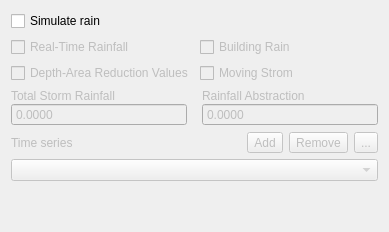
<?xml version="1.0" encoding="UTF-8"?>
<ui version="4.0">
 <class>Dialog</class>
 <widget class="QDialog" name="Dialog">
  <property name="geometry">
   <rect>
    <x>0</x>
    <y>0</y>
    <width>389</width>
    <height>232</height>
   </rect>
  </property>
  <property name="windowTitle">
   <string>Rain Editor</string>
  </property>
  <layout class="QVBoxLayout" name="verticalLayout_2">
   <item>
    <widget class="QCheckBox" name="simulate_rain_chbox">
     <property name="text">
      <string>Simulate rain</string>
     </property>
    </widget>
   </item>
   <item>
    <widget class="QFrame" name="rain_frame">
     <property name="enabled">
      <bool>false</bool>
     </property>
     <property name="frameShape">
      <enum>QFrame::NoFrame</enum>
     </property>
     <property name="frameShadow">
      <enum>QFrame::Raised</enum>
     </property>
     <layout class="QVBoxLayout" name="verticalLayout">
      <property name="margin">
       <number>0</number>
      </property>
      <item>
       <layout class="QGridLayout" name="gridLayout">
        <item row="1" column="1">
         <widget class="QCheckBox" name="building_chbox">
          <property name="text">
           <string>Building Rain</string>
          </property>
         </widget>
        </item>
        <item row="1" column="0">
         <widget class="QCheckBox" name="real_time_chbox">
          <property name="text">
           <string>Real-Time Rainfall</string>
          </property>
         </widget>
        </item>
        <item row="2" column="0">
         <widget class="QCheckBox" name="arf_chbox">
          <property name="text">
           <string>Depth-Area Reduction Values</string>
          </property>
         </widget>
        </item>
        <item row="2" column="1">
         <widget class="QCheckBox" name="moving_storm_chbox">
          <property name="text">
           <string>Moving Strom</string>
          </property>
         </widget>
        </item>
       </layout>
      </item>
      <item>
       <layout class="QHBoxLayout" name="horizontalLayout_6">
        <property name="spacing">
         <number>15</number>
        </property>
        <property name="rightMargin">
         <number>0</number>
        </property>
        <property name="bottomMargin">
         <number>0</number>
        </property>
        <item>
         <layout class="QVBoxLayout" name="verticalLayout_5">
          <property name="spacing">
           <number>0</number>
          </property>
          <property name="rightMargin">
           <number>0</number>
          </property>
          <item>
           <widget class="QLabel" name="label_5">
            <property name="text">
             <string>Total Storm Rainfall</string>
            </property>
           </widget>
          </item>
          <item>
           <widget class="QDoubleSpinBox" name="total_rainfall_sbox">
            <property name="buttonSymbols">
             <enum>QAbstractSpinBox::NoButtons</enum>
            </property>
            <property name="decimals">
             <number>4</number>
            </property>
            <property name="maximum">
             <double>9999999.000000000000000</double>
            </property>
            <property name="singleStep">
             <double>0.000000000000000</double>
            </property>
           </widget>
          </item>
         </layout>
        </item>
        <item>
         <layout class="QVBoxLayout" name="verticalLayout_6">
          <property name="spacing">
           <number>0</number>
          </property>
          <property name="rightMargin">
           <number>0</number>
          </property>
          <item>
           <widget class="QLabel" name="label_4">
            <property name="text">
             <string>Rainfall Abstraction</string>
            </property>
           </widget>
          </item>
          <item>
           <widget class="QDoubleSpinBox" name="rainfall_abst_sbox">
            <property name="buttonSymbols">
             <enum>QAbstractSpinBox::NoButtons</enum>
            </property>
            <property name="decimals">
             <number>4</number>
            </property>
            <property name="maximum">
             <double>99999999.000000000000000</double>
            </property>
            <property name="singleStep">
             <double>0.000000000000000</double>
            </property>
           </widget>
          </item>
         </layout>
        </item>
       </layout>
      </item>
      <item>
       <layout class="QHBoxLayout" name="horizontalLayout_2">
        <item>
         <widget class="QLabel" name="label_2">
          <property name="maximumSize">
           <size>
            <width>99999</width>
            <height>16777215</height>
           </size>
          </property>
          <property name="text">
           <string>Time series</string>
          </property>
         </widget>
        </item>
        <item>
         <widget class="QToolButton" name="add_tseries_btn">
          <property name="text">
           <string>Add</string>
          </property>
          <property name="icon">
           <iconset>
            <normaloff>../img/add_bc_data.svg</normaloff>../img/add_bc_data.svg</iconset>
          </property>
         </widget>
        </item>
        <item>
         <widget class="QToolButton" name="remove_tseries_btn">
          <property name="text">
           <string>Remove</string>
          </property>
          <property name="icon">
           <iconset>
            <normaloff>../img/delete_bc_data.svg</normaloff>../img/delete_bc_data.svg</iconset>
          </property>
         </widget>
        </item>
        <item>
         <widget class="QToolButton" name="change_name_btn">
          <property name="text">
           <string>...</string>
          </property>
          <property name="icon">
           <iconset>
            <normaloff>../img/change_name.svg</normaloff>../img/change_name.svg</iconset>
          </property>
         </widget>
        </item>
       </layout>
      </item>
      <item>
       <widget class="QComboBox" name="tseries_cbo">
        <property name="sizePolicy">
         <sizepolicy hsizetype="MinimumExpanding" vsizetype="Fixed">
          <horstretch>0</horstretch>
          <verstretch>0</verstretch>
         </sizepolicy>
        </property>
       </widget>
      </item>
     </layout>
    </widget>
   </item>
   <item>
    <spacer name="verticalSpacer">
     <property name="orientation">
      <enum>Qt::Vertical</enum>
     </property>
     <property name="sizeHint" stdset="0">
      <size>
       <width>20</width>
       <height>40</height>
      </size>
     </property>
    </spacer>
   </item>
  </layout>
 </widget>
 <resources/>
 <connections>
  <connection>
   <sender>simulate_rain_chbox</sender>
   <signal>toggled(bool)</signal>
   <receiver>rain_frame</receiver>
   <slot>setEnabled(bool)</slot>
   <hints>
    <hint type="sourcelabel">
     <x>72</x>
     <y>23</y>
    </hint>
    <hint type="destinationlabel">
     <x>188</x>
     <y>146</y>
    </hint>
   </hints>
  </connection>
 </connections>
</ui>
